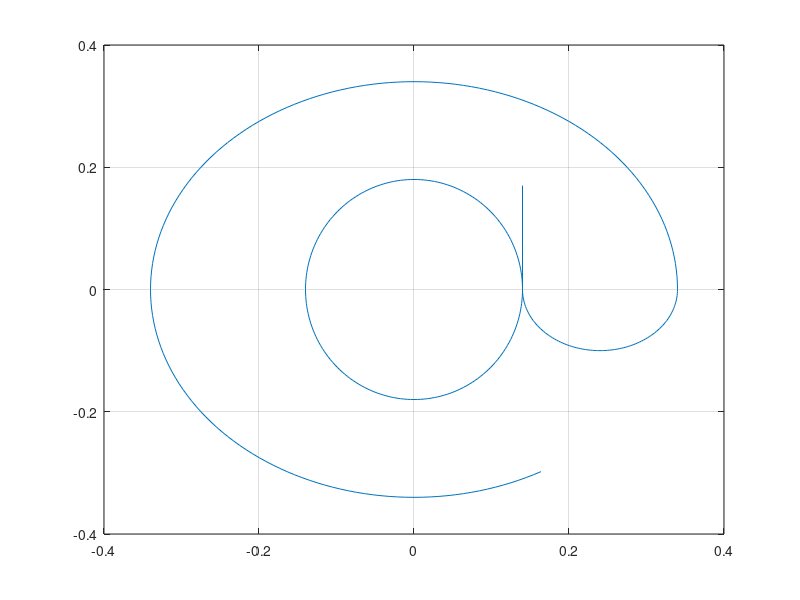

MATLAB code to generate this figure:
clear all
m = 1;
a = 0.14;
b = 0.18;
c = 2.3
alfa = pi*7/180

 X = [0.14 0.14];
 Y = [0.17 0]
% Y(2) = 0;
i = 3;
% R1 = sqrt(0.25^2 + 0.25^2);

for t = 0:pi/100:2*pi;
    X(i) = a * cos(t);
    Y(i) = b * sin(t);
    i = i + 1
end;
    for t = pi:pi/100:2*pi;
        X(i) = 0.1*cos(t) + 0.24;
        Y(i) = 0.1*sin(t);
        i = i + 1;
    end;
   for t = 0:pi/100:5*pi/3;
        X(i) = 0.34*cos(t);
        Y(i) = 0.34*sin(t);
        i = i + 1;
    end;    
% i = 1;
% for t = 0 : pi / 100 : 2 * pi ;
%     X = a * cos(t-alfa);
%     Y = b * sin(t);
%     Y(i) = (b * sin(t) + a * cos(t) / cos(alfa)) / (cos(alfa) + ((sin(alfa)) * sin(alfa) )/ cos(alfa));
%     X(i) = (a * cos(t) - Y(i) * sin(alfa)) / cos(alfa);
%     i = i + 1
% end;

% R = 0.5
% t = atan(-2/5);
% x0 = -R * cos(t);
% y0 = -R * sin(t);

% for k = 0:pi/100:2*pi;
%     X(i) = R * cos(k) + x0;
%     Y(i) = R * sin(k) + y0;
%     i = i + 1;
% end;


% k = 0.5
% j = 1
% for fi = 0:pi/100:100*pi/300
%        r(j) = k * fi;
%        X(i) = r(j) * cos(fi);
%        Y(i) = r(j) * sin(fi);
%        i = i + 1;
%        j = j + 1;
% end;
% 
% Rn = r(j-1) * cos(fi)
% R  = sqrt((X(i - 1) + 0.5)^2 + Y(i - 1)^2);
% for k = pi/6:pi/100:2*pi;
%     X(i) = R * cos(k) - 0.5;
%     Y(i) = R * sin(k);
%     i = i + 1;
% end;
% k = Rn:(Rn-0.01):-R
% for k = Rn:(Rn-0.01):-R
%     X(i) = k;
%     Y(i) = sqrt(R*R - k*k);
%     i = i + 1;
% end;

figure;
plot (X,Y);
grid on;
    

    
    






% for i = -17:17
%     q1 = i * pi / 18;
%     for j = -10:10
%         q2 = j * pi / 40;
%         for k = -18:8
%             q3 = k * pi / 72
%             X(m) = (-1) * sin(q1) * (c * cos(q2 + q3) - b * sin(q2));
%             Y(m) = cos(q1) * (c * cos(q2 + q3) - b * sin(q2));
%             Z(m) = c * sin(q2 + q3) + b * cos(q2) + a;
%             m = m + 1;
%         end
%     end
% end
% A = [X;Y;Z]
% mesh(A)
% %waterfall(A)
% figure;
% title 'X,Y and Z'
% xlabel ('x');
% ylabel ('y');
% zlabel ('z');
% plot3(X,Y,Z)
% grid on;
% figure;
% title 'X and Y'
% figure;
% plot (X,Y)
% title 'x and z'
% figure;
% plot(X,Z)
% title 'y and z'
% figure;
% plot(Y,Z)